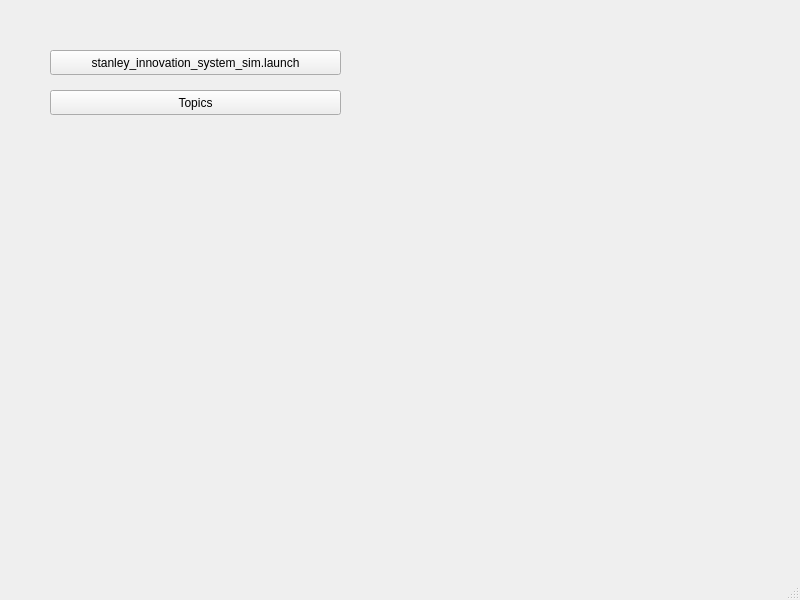
<?xml version="1.0" encoding="UTF-8"?>
<ui version="4.0">
 <class>MainWindow</class>
 <widget class="QMainWindow" name="MainWindow">
  <property name="geometry">
   <rect>
    <x>0</x>
    <y>0</y>
    <width>800</width>
    <height>600</height>
   </rect>
  </property>
  <property name="windowTitle">
   <string>MainWindow</string>
  </property>
  <widget class="QWidget" name="centralwidget">
   <widget class="QPushButton" name="btn_segway_gazebo_rviz">
    <property name="geometry">
     <rect>
      <x>50</x>
      <y>50</y>
      <width>291</width>
      <height>25</height>
     </rect>
    </property>
    <property name="text">
     <string>stanley_innovation_system_sim.launch</string>
    </property>
   </widget>
   <widget class="QPushButton" name="btn_topics">
    <property name="geometry">
     <rect>
      <x>50</x>
      <y>90</y>
      <width>291</width>
      <height>25</height>
     </rect>
    </property>
    <property name="text">
     <string>Topics</string>
    </property>
   </widget>
  </widget>
  <widget class="QMenuBar" name="menubar">
   <property name="geometry">
    <rect>
     <x>0</x>
     <y>0</y>
     <width>800</width>
     <height>22</height>
    </rect>
   </property>
  </widget>
  <widget class="QStatusBar" name="statusbar"/>
 </widget>
 <resources/>
 <connections/>
</ui>
